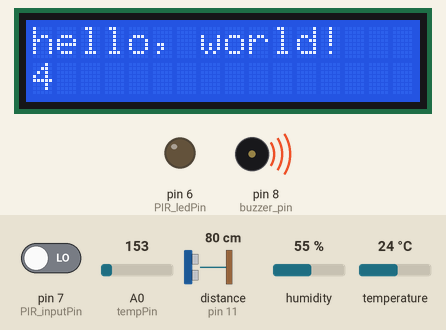
This sketch was run on a simulated Arduino Uno, built with avr-gcc and run on an emulated ATmega328P. Parts: 16×2 character LCD, output pins drawn as LEDs (lit = HIGH), buzzer (waves = sounding). The inputs (shaded band) are chosen by the test bench; at power-on: pin 7 (PIR_inputPin) LOW, A0 (tempPin) = 153, distance to the obstacle (sensor on pin 11) 80 cm, humidity 55 %, temperature 24 °C. The echo pulse lasts 58.3 µs per cm; what the sketch prints to the serial monitor is not drawn.

Above: at 5.2 s.
5.3 s: pin 7 (PIR_inputPin) driven HIGH
At 7.0 s:
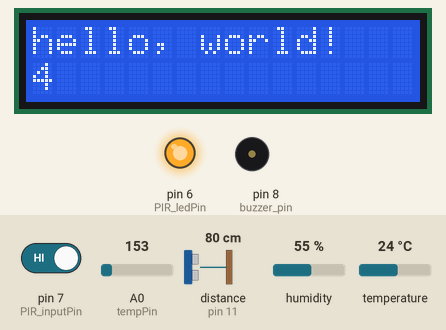
8.9 s: pin 7 (PIR_inputPin) driven LOW
At 15.4 s:
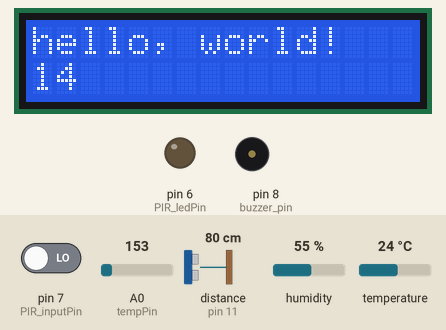
Timing chart, 0 to 22.0 s (numbered marks = the images above; inputs shaded):
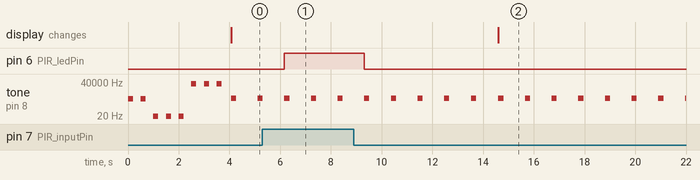

Measured:
- after the input at 5.3 s, pin 6 (PIR_ledPin): LOW → HIGH after 0.87 s
- after the input at 8.9 s, pin 6 (PIR_ledPin): HIGH → LOW after 0.42 s
- by itself, tone on pin 8 (buzzer_pin): alternates 1047 Hz for 0.20 s and silent for 0.85 s

The sketch:

sensor-reader.ino
```cpp
// Sensor-Typ: DHT11
#include <SimpleDHT.h>

// Sensor-Typ: HC-SRO4 Sensor
#include <NewPing.h>
#include <pitches.h>

// include the library code:
#include <LiquidCrystal.h>

#define TRIGGER_PIN  12  // trigger pin
#define ECHO_PIN     11  // echo pin
#define MAX_DISTANCE 500 // Maximum sensor distance is rated at 400-500cm.

NewPing sonar(TRIGGER_PIN, ECHO_PIN, MAX_DISTANCE); // NewPing setup of pins and maximum distance.

int tempPin = 0;


// for DHT11,
//      VCC: 5V or 3V
//      GND: GND
//      DATA: 2
int pinDHT11 = 2;
SimpleDHT11 dht11;


// Sensor-Typ: HC-SR501 PIR

int PIR_ledPin = 6;                // choose the pin for the LED
int PIR_inputPin = 7;               // choose the input pin (for PIR sensor)
int pirState = LOW;             // we start, assuming no motion detected
int pirVal = 0;                    // variable for reading the pin status


// notes in the melody:
//int melody[] = {
//  NOTE_C5, NOTE_D5, NOTE_E5, NOTE_F5, NOTE_G5, NOTE_A5, NOTE_B5, NOTE_C6};

int init_melody[] = {NOTE_B5, NOTE_B5};
int duration = 200;
int buzzer_pin = 8;


// initialize the library with the numbers of the interface pins
LiquidCrystal lcd(9, 4, 10, 13, 4, 1);


void setup() {

  pinMode(PIR_ledPin, OUTPUT); // PIR motion detect LED
  pinMode(PIR_inputPin, INPUT);     // declare PIR sensor as input

  Serial.begin(9600); // Open serial monitor at 115200 baud to see ping results.

  for (int thisNote = 0; thisNote < 8; thisNote++) {
    // pin8 output the voice, every scale is 0.5 sencond
    tone(buzzer_pin, init_melody[thisNote], duration);

    // Output the voice after several minutes
    delay(500);
  }

  // set up the LCD's number of columns and rows:
  lcd.begin(16, 2);
  // Print a message to the LCD.
  lcd.print("hello, world!");
}

void loop()
{

// set the cursor to column 0, line 1
  // (note: line 1 is the second row, since counting begins with 0):
  lcd.setCursor(0, 1);
  // print the number of seconds since reset:
  lcd.print(millis() / 1000);

  for (int i = 0; i < 10; i++)
  {
    detectMotion(); //no delay

    readTemp(); //no delay
    delay(50);
  }

  //tone(buzzer_pin, NOTE_C6, duration);

  //delay(500);

  readTempHumi(); //no delay
  pingSonar();

}

void detectMotion()
{
  pirVal = digitalRead(PIR_inputPin);  // read input value
  if (pirVal == HIGH) {            // check if the input is HIGH
    digitalWrite(PIR_ledPin, HIGH);  // turn LED ON
    if (pirState == LOW) {
      // we have just turned on
      Serial.println("Motion detected!");
      // We only want to print on the output change, not state
      pirState = HIGH;
    }
  } else {
    digitalWrite(PIR_ledPin, LOW); // turn LED OFF
    if (pirState == HIGH) {
      // we have just turned of
      Serial.println("Motion ended!");
      // We only want to print on the output change, not state
      pirState = LOW;
    }
  }
}


void readTempHumi()
{
  byte temperature = 0;
  byte humidity = 0;
  byte data[40] = {0};
  if (dht11.read(pinDHT11, &temperature, &humidity, data)) {
    Serial.print("Read DHT11 failed");
    tone(buzzer_pin, NOTE_D6, duration);
    return;
  }

  Serial.print("Sample OK: ");
  Serial.print((int)temperature); Serial.print(" *C, ");
  Serial.print((int)humidity); Serial.println(" %");
}

void readTemp()
{
  // Display Temperature in C
  int tempReading = analogRead(tempPin);

  float tempVolts = tempReading * 5.0 / 1024.0;
  float tempC = (tempVolts - 0.5) * 10.0;
  //float tempC = (tempVolts - 0.5) / 10.0;
  float tempF = tempC * 9.0 / 5.0 + 32.0;

  if (tempC < 12.0 )
  {
    tone(buzzer_pin, NOTE_C6, 200);
    delay(1000);
  }

  Serial.print("Temperature: ");
  Serial.print(tempC);
  Serial.print(" C / ");
  Serial.print(tempF);
  Serial.println(" F");
}

void pingSonar()
{
  //delay(500);  // Wait 500ms between pings (about 2 pings/sec). 29ms should be the shortest delay between pings.
  unsigned int uS = sonar.ping(); // Send ping, get ping time in microseconds (uS).
  Serial.print("Ping: ");
  Serial.print(uS / US_ROUNDTRIP_CM); // Convert ping time to distance and print result (0 = outside set distance range, no ping echo)
  Serial.println("cm");
}
```
